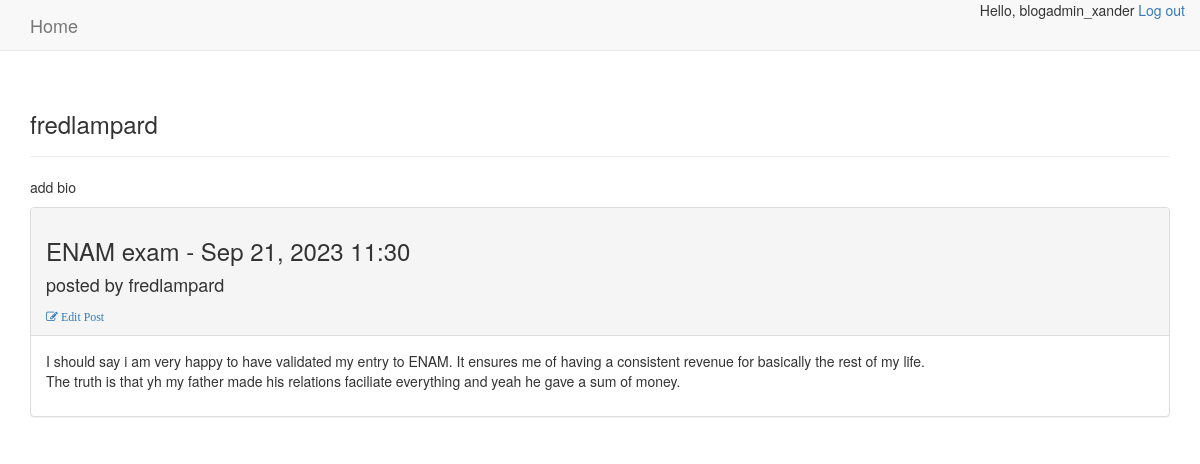
Screenshot of /users/profile/2 (signed in) with the database file from the repository.
### blogs/models.py (models this page shows, shortened)
class BlogPost(models.Model):
    title=models.CharField(max_length=20)
    text=models.TextField()
    date_added=models.DateTimeField(auto_now_add=True)
    owner=models.ForeignKey(User,models.CASCADE)

### users/views.py (the view)
# urls.py: path('profile/<int:post_owner_id>',views.profile,name="profile")
@login_required
def profile(request,post_owner_id):
    bio=Bio.objects.filter(owner=post_owner_id)
    posts=BlogPost.objects.filter(owner= post_owner_id).order_by("-date_added")
    post1=posts[0]
    context={"bio":bio,"posts":posts,"post1":post1}
    return render(request,"users/profile.html",context)

### users/templates/users/profile.html
{% extends "blogs/base.html" %}
{% load bootstrap3 %}
{% block header %}
<h3>{{post1.owner}}</h3>
{% endblock header %}
{% block content %}
{% if bio.text %}
<div>
    <p>Bio:</p>
    <p>{{bio.text}}</p>
    <p>edit_bio</p>
</div>
{% else %}
<p>add bio</p>
{% endif %}
{% for post in posts %}
<div class="panel panel-default">
    <div class="panel-heading">
        <h3>
            {{post.title}} - {{post.date_added |date:'M d, Y H:i'}}
            <h4>posted by {{post.owner}}</h4>
            <small>
                <a href="{% url 'blogs:edit_post' post.id %}">
                    <i class="fa fa-edit"> Edit Post</i></a>
            </small>
        </h3>
    </div>
    <div class="panel-body">
        {{post.text | linebreaks}}
    </div>
</div>
{% empty %}
<p>No posts has been made yet</p>
{% endfor %}
{% endblock content %}

### blogs/templates/blogs/base.html (shortened to what this page needs)
{% load bootstrap3 %}
<!DOCTYPE html>
<html lang="eng">
<head>
    <link rel="stylesheet" href="https://cdnjs.cloudflare.com/ajax/libs/font-awesome/4.7.0/css/font-awesome.min.css">
{% bootstrap_css %}
</head>
<body>
<nav class="navbar navbar-default navbar-static-top">
    <div class="container">
        <div class="navbar-header">
            <a class="navbar-brand" href="{% url 'blogs:home' %}">Home</a>
        </div>
        <div id="navbar" class="navbar-collapse collapse">
            <ul class="nav navbar-nav navbar-right ">
                {% if user.is_authenticated %}
                Hello, {{user.username}} <a href="{% url 'users:logout' %}"> Log out</a>
                {% else %}
                <li><a href="{% url 'users:register' %}">register</a></li>
                <li><a href="{% url 'users:login' %}">login</a></li>
                {% endif %}
            </ul>
        </div>
    </div>
</nav>
<div class="container">
    <div class="page-header">
        {%block header%}{% endblock header %}
    </div>
    <div>
        {%block content%}{% endblock content %}
    </div>
</div>
</body>
</html>

### rows the page displays
BlogPost: owner "fredlampard", title "ENAM exam", date_added "Sep 21, 2023 11:30", text "I should say i am very happy to have validated my entry to ENAM. It ensures me of having a consistent revenue for basically the rest of my life. The truth is that yh my father made his relations faciliate everything and yeah he gave a sum of money."

### other values shown
{{ user.username }} "blogadmin_xander"
